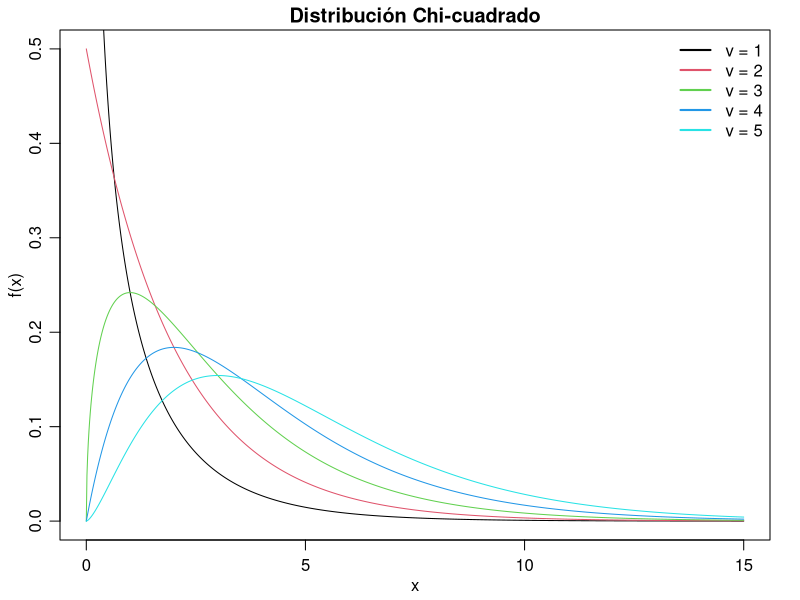
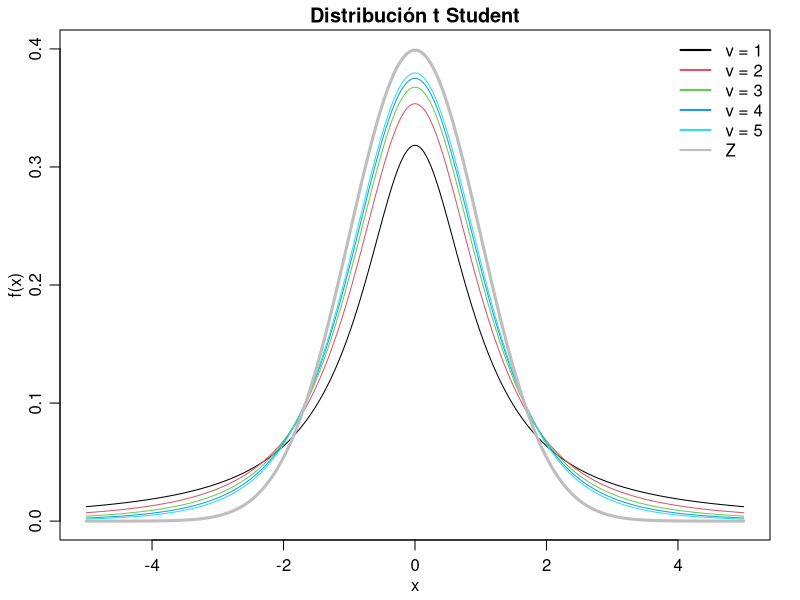
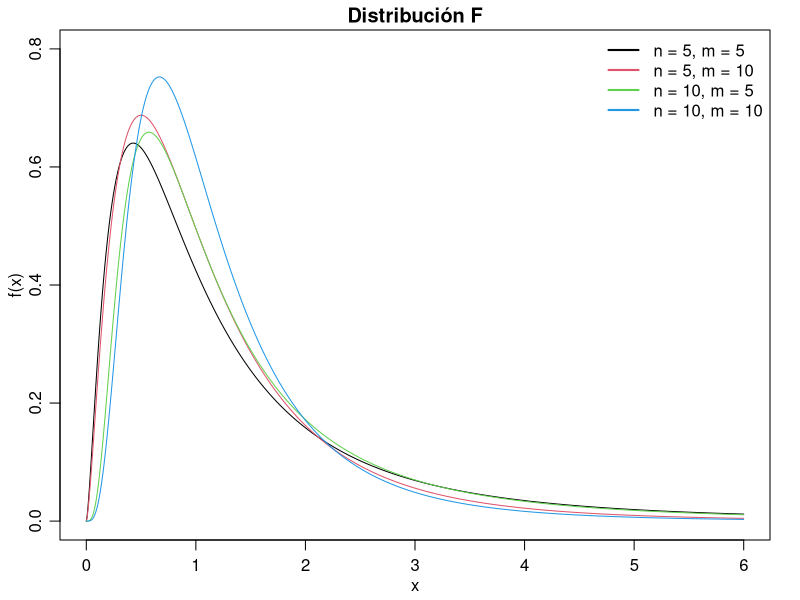

The R script that drew these images, in order: (Note: this script raises an error after producing the figures.)
## ---- chunk 1
knitr::opts_chunk$set(echo = TRUE)
## ---- chunk 2
# visualización
par(mar = c(3,3,1.5,1.5), mgp = c(1.75,0.75,0))
curve(expr = dchisq(x, df = 1), n = 1000, col = 1, from = 0, to = 15, ylim = c(0,0.5), xlab = "x", ylab = "f(x)", main = "Distribución Chi-cuadrado")
for (nu in 2:5)
  curve(expr = dchisq(x, df = nu), n = 1000, col = nu, add = T)
legend("topright", legend = paste0("v = ", 1:5), col = 1:5, lwd = 2, bty = "n")
## ---- chunk 3
# visualización
par(mar = c(3,3,1.5,1.5), mgp = c(1.75,0.75,0))
curve(expr = dt(x, df = 1), n = 1000, col = 1, from = -5, to = 5, ylim = c(0,0.4), xlab = "x", ylab = "f(x)", main = "Distribución t Student")
for (nu in 2:5)
  curve(expr = dt(x, df = nu), n = 1000, col = nu, add = T)
curve(expr = dnorm(x), n = 1000, col = "gray", lwd = 3, add = T)
legend("topright", legend = c(paste0("v = ", 1:5), "Z"), col = c(1:5,"gray"), lwd = 2, bty = "n")
## ---- chunk 4
# visualización
par(mar = c(3,3,1.5,1.5), mgp = c(1.75,0.75,0))
curve(expr = df(x, df1 = 5,  df2 = 5 ), n = 1000, col = 1, from = 0, to = 6, ylim = c(0,0.8), xlab = "x", ylab = "f(x)", main = "Distribución F")
curve(expr = df(x, df1 = 5,  df2 = 10), n = 1000, col = 2, add = T)
curve(expr = df(x, df1 = 10, df2 = 5 ), n = 1000, col = 3, add = T)
curve(expr = df(x, df1 = 10, df2 = 10), n = 1000, col = 4, add = T)
legend("topright", legend = c("n = 5, m = 5", "n = 5, m = 10", "n = 10, m = 5", "n = 10, m = 10"), col = 1:4, lwd = 2, bty = "n")
## ---- chunk 5
knitr::include_graphics("mayorga.jpg")
## ---- chunk 6
knitr::include_graphics("ramachandran_tsokos.png")
## ---- chunk 7
knitr::include_graphics("casella_berger.jpg")
